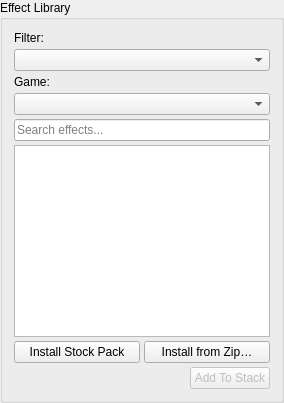
<?xml version="1.0" encoding="UTF-8"?>
<ui version="4.0">
 <class>EffectLibraryPanel</class>
 <widget class="QGroupBox" name="EffectLibraryPanel">
  <property name="title">
   <string>Effect Library</string>
  </property>
  <layout class="QVBoxLayout" name="verticalLayout">
   <property name="spacing">
    <number>4</number>
   </property>
   <item>
    <widget class="QLabel" name="categoryLabel">
     <property name="text">
      <string>Filter:</string>
     </property>
    </widget>
   </item>
   <item>
    <widget class="QComboBox" name="categoryCombo">
     <property name="sizePolicy">
      <sizepolicy hsizetype="Expanding" vsizetype="Fixed">
       <horstretch>0</horstretch>
       <verstretch>0</verstretch>
      </sizepolicy>
     </property>
    </widget>
   </item>
   <item>
    <widget class="QLabel" name="gameLabel">
     <property name="text">
      <string>Game:</string>
     </property>
     <property name="visible">
      <bool>false</bool>
     </property>
    </widget>
   </item>
   <item>
    <widget class="QComboBox" name="gameCombo">
     <property name="visible">
      <bool>false</bool>
     </property>
     <property name="sizePolicy">
      <sizepolicy hsizetype="Expanding" vsizetype="Fixed">
       <horstretch>0</horstretch>
       <verstretch>0</verstretch>
      </sizepolicy>
     </property>
    </widget>
   </item>
   <item>
    <widget class="QLineEdit" name="searchEdit">
     <property name="placeholderText">
      <string>Search effects...</string>
     </property>
     <property name="clearButtonEnabled">
      <bool>true</bool>
     </property>
    </widget>
   </item>
   <item>
    <widget class="QListWidget" name="libraryList">
     <property name="minimumSize">
      <size>
       <width>0</width>
       <height>160</height>
      </size>
     </property>
     <property name="selectionMode">
      <enum>QAbstractItemView::SingleSelection</enum>
     </property>
    </widget>
   </item>
   <item>
    <layout class="QHBoxLayout" name="stockPackRow">
     <item>
      <widget class="QPushButton" name="installStockPackButton">
       <property name="text">
        <string>Install Stock Pack</string>
       </property>
       <property name="toolTip">
        <string>Download stock Volume / Audio / Media / Shader Field looks and patterns into the plugin data folder (cross-platform).</string>
       </property>
      </widget>
     </item>
     <item>
      <widget class="QPushButton" name="installStockZipButton">
       <property name="text">
        <string>Install from Zip…</string>
       </property>
       <property name="toolTip">
        <string>Install stock content from a local OpenRGB3DSpatialPresets zip (offline / mirror).</string>
       </property>
      </widget>
     </item>
    </layout>
   </item>
   <item>
    <layout class="QHBoxLayout" name="addButtonRow">
     <item>
      <spacer name="addButtonSpacer">
       <property name="orientation">
        <enum>Qt::Horizontal</enum>
       </property>
       <property name="sizeHint" stdset="0">
        <size>
         <width>40</width>
         <height>20</height>
        </size>
       </property>
      </spacer>
     </item>
     <item>
      <widget class="QPushButton" name="addToStackButton">
       <property name="enabled">
        <bool>false</bool>
       </property>
       <property name="text">
        <string>Add To Stack</string>
       </property>
      </widget>
     </item>
    </layout>
   </item>
  </layout>
 </widget>
 <resources/>
 <connections/>
</ui>
